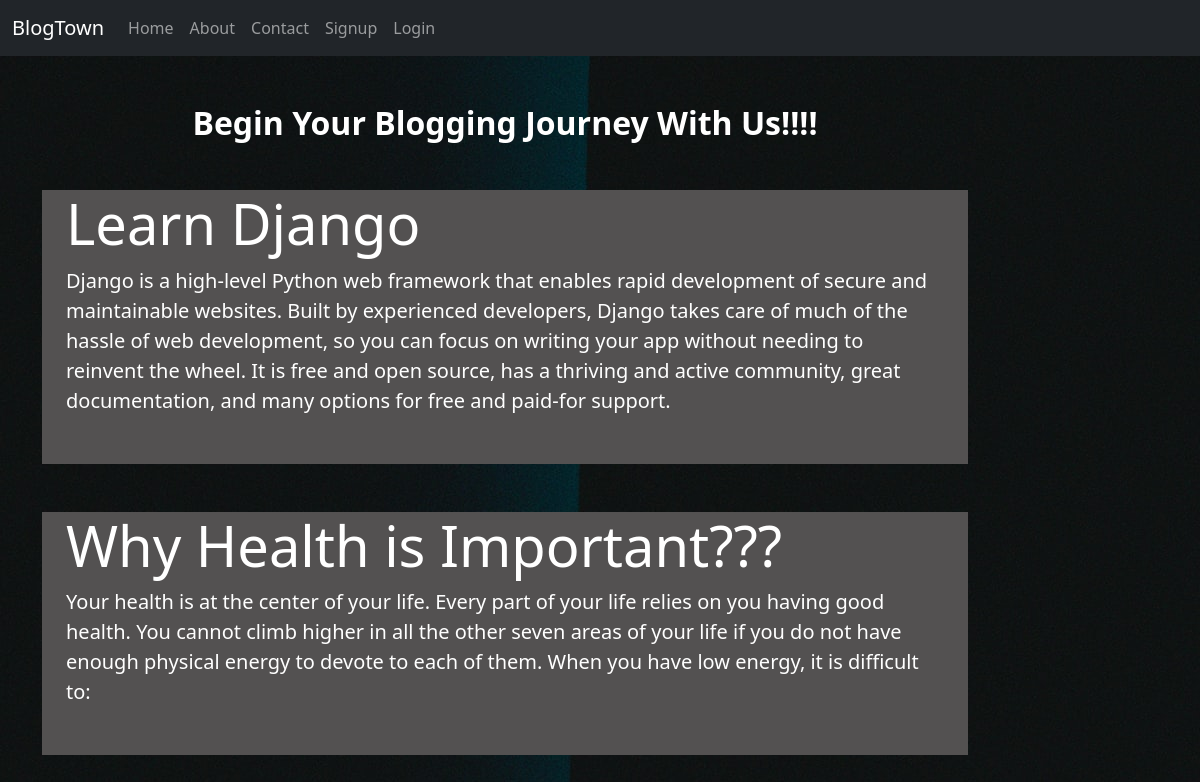
The page / on the database its author committed.
### blog/models.py (models this page shows)
class Post(models.Model):
    title=models.CharField(max_length=250)
    desc=models.TextField()

### blog/views.py (the view)
# urls.py: 2. Add a URL to urlpatterns:  path('', views.home, name='home')
def home(request):
    posts=Post.objects.all()
    return render(request,'blog/home.html',{'posts':posts})

### blog/templates/blog/home.html
{% extends 'blog/base.html'%}
{% load static %}
{% block content %}
<div class="col-sm-10">
    <h2 class='text-white my-5 text-center'><strong>Begin Your Blogging Journey With Us!!!!</strong></h2>
    {% for post in posts  %}
    <div class="jumbotron jumbotron-fluid jumbo-color text-white mb-5">
        <div class="container">
            <h1 class="display-4 font-weight-bold">{{post.title}}</h1>
            <p class="lead pb-5">{{post.desc}}</p>
        </div>
    </div>
    {% endfor %}
</div>
{% endblock content %}

### blog/static/blog/css/style.css (style rules this page uses)
body { background-color: rgb(75, 74, 73); }
.jumbo-color { background-color:rgb(83,81,81); }

### rows shown on the page
Post: title "Learn Django", desc "Django is a high-level Python web framework that enables rapid development of secure and maintainable websites. Built by experienced developers, Django takes care of much of the hassle of web development, so you can focus on writing your app without needing to reinvent the wheel. It is free and open source, has a thriving and active community, great documentation, and many options for free and paid-for support."
Post: title "Why Health is Important???", desc "Your health is at the center of your life. Every part of your life relies on you having good health. You cannot climb higher in all the other seven areas of your life if you do not have enough physical energy to devote to each of them. When you have low energy, it is difficult to:"
